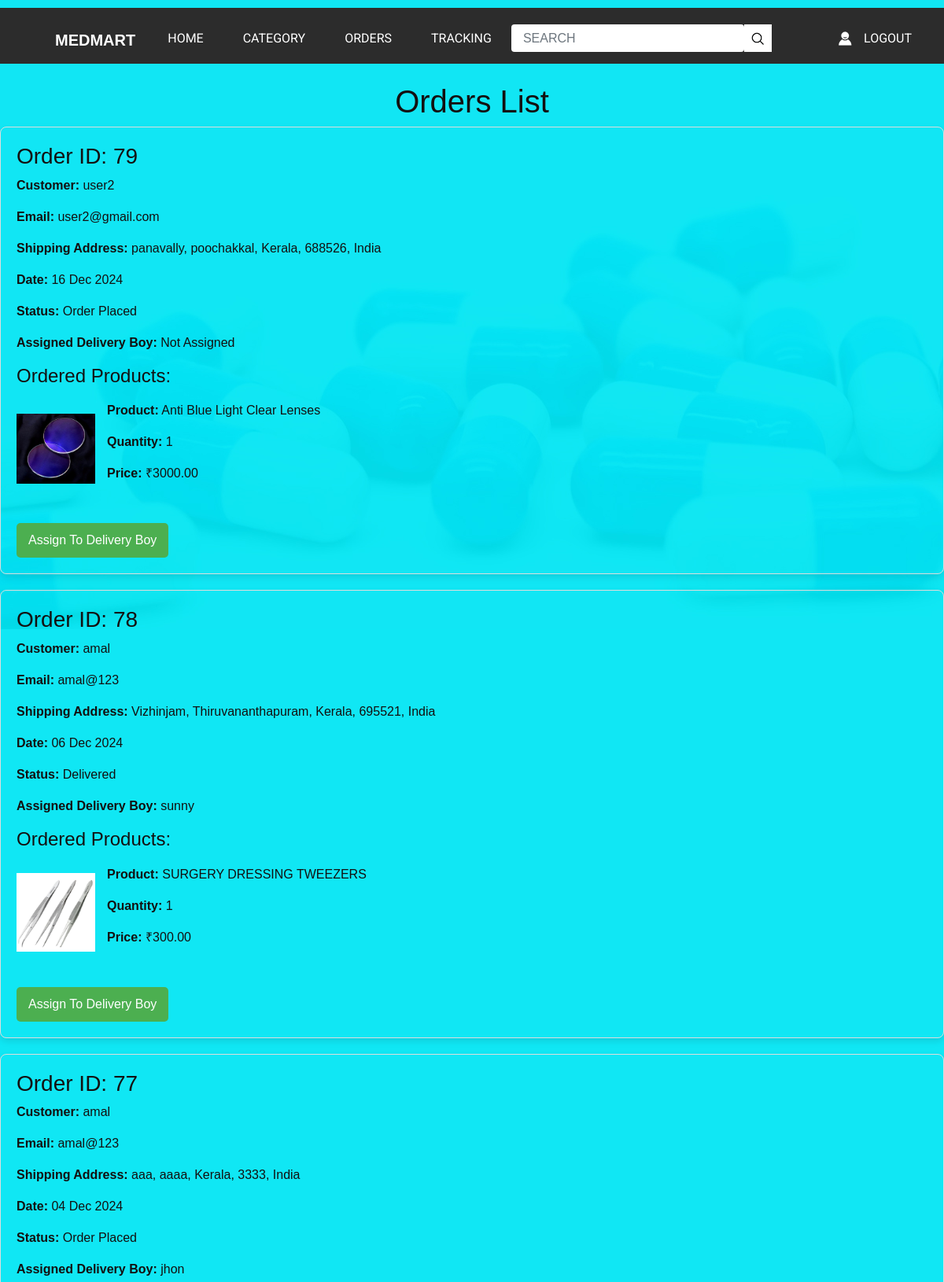
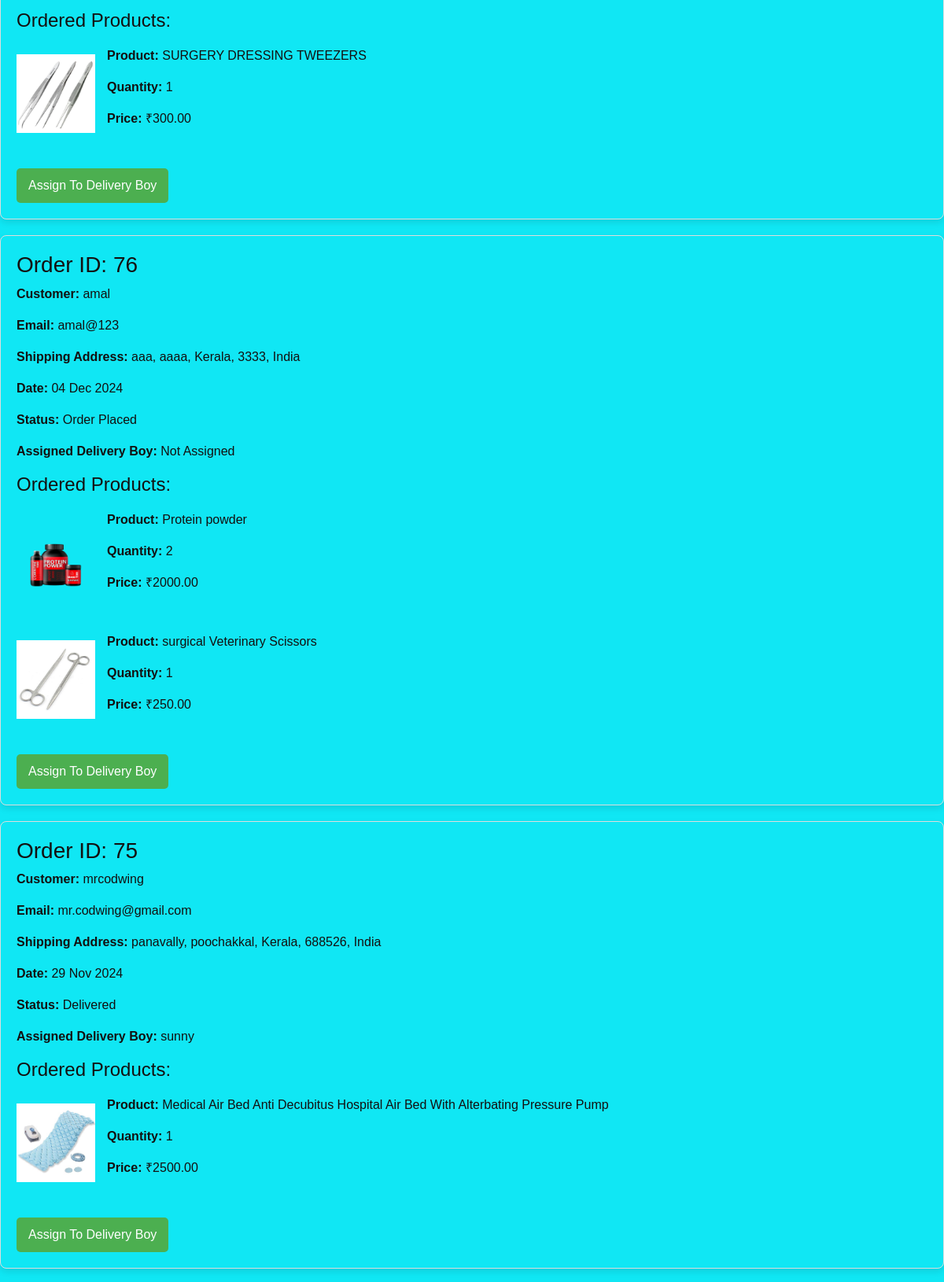
Page /orders_list (upper part) on the committed database (2 pictures, top to bottom).
### store/models.py (models this page shows, shortened)
class Order(models.Model):
    user = models.ForeignKey(User, on_delete=models.CASCADE, null=True)
    address = models.TextField(null=True)
    total_price = models.DecimalField(max_digits=10, decimal_places=2, null=True)
    created_at = models.DateTimeField(auto_now_add=True, null=True)  # Only keep one 'created_at'
    status = models.CharField(
        max_length=20,
        choices=[('Order Placed', 'Order Placed'), ('Pending', 'Pending'), ('shipped', 'shipped'), ('Out for Delivery', 'Out for Delivery') ,('Delivered', 'Delivered')],
        default='Order Placed',
        null=True,
    )
    delivered_at = models.DateTimeField(null=True, blank=True)
    delivery_boy_update = models.ForeignKey(User, on_delete=models.SET_NULL, null=True, blank=True, related_name='assigned_orders')
    latitude = models.DecimalField(max_digits=9, decimal_places=6, null=True, blank=True)  # Add latitude field
    longitude = models.DecimalField(max_digits=9, decimal_places=6, null=True, blank=True)  # Add longitude field

class OrderItem(models.Model):
    order = models.ForeignKey(Order, related_name='order_items', on_delete=models.CASCADE,null=True)
    product = models.ForeignKey(Product, on_delete=models.CASCADE,null=True)
    quantity = models.PositiveIntegerField(null=True)
    total_price = models.DecimalField(max_digits=10, decimal_places=2,null=True)

class Product(models.Model):
    category = models.ForeignKey(Category, on_delete=models.CASCADE, related_name='products', null=True)
    name = models.CharField(max_length=255, null=True)
    description = models.TextField(null=True)
    price = models.DecimalField(max_digits=10, decimal_places=2, null=True)
    image = models.ImageField(upload_to='images/', blank=True, null=True)
    created_at = models.DateTimeField(auto_now_add=True, null=True)
    updated_at = models.DateTimeField(auto_now=True,null=True)

### store/views.py (the view)
# urls.py: path('orders_list', store.views.orders_list, name='orders_list'),
def orders_list(request):
    orders = Order.objects.prefetch_related('order_items__product').order_by('-created_at')
    return render(request, 'extt/orders_list.html', {'orders': orders})

### store/context_processors.py (called while the page is built)
def cart_item_count(request):
    if request.user.is_authenticated:
        cart_items_count = CartItem.objects.filter(user=request.user).count()
    else:
        cart_items_count = 0
    return {'cart_items_count': cart_items_count}

### templates/extt/orders_list.html (shortened to what this page needs)
{% load static %}
<!DOCTYPE html>
<html>
<head>
  <link rel="stylesheet" type="text/css"
    href="https://cdnjs.cloudflare.com/ajax/libs/OwlCarousel2/2.1.3/assets/owl.carousel.min.css" />
  <link rel="stylesheet" href="https://cdnjs.cloudflare.com/ajax/libs/font-awesome/4.7.0/css/font-awesome.min.css">
  <link rel="stylesheet" type="text/css" href="{% static 'extt/css/bootstrap.css' %}" />
  <link href="{% static 'extt/css/style.css' %}" rel="stylesheet" />
  <link href="{% static 'extt/css/responsive.css' %}" rel="stylesheet" />
  <link rel="stylesheet" href="{% static 'extt/css/orders_list.css' %}">
</head>
<body>
  <div class="hero_area">
    <header class="header_section">
      <div class="container">
        <div class="top_contact-container">
        </div>
      </div>
      <div class="container-fluid">
        <nav class="navbar navbar-expand-lg custom_nav-container pt-3">
          <a class="navbar-brand" href="{% url 'admin_home' %}">
            <span>
              MEDMART
            </span>
          </a>
          <div class="collapse navbar-collapse" id="navbarSupportedContent">
            <div class="d-flex  flex-column flex-lg-row align-items-center w-100 justify-content-between">
              <ul class="navbar-nav  ">
                <li class="nav-item active">
                  <a class="nav-link" href="{% url 'admin_home' %}">Home <span class="sr-only">(current)</span></a>
                </li>
                <li class="nav-item">
                  <a class="nav-link" href="{% url 'category' %}"> Category </a>
                </li>
                <li class="nav-item">
                  <a class="nav-link" href="{% url 'orders_list' %}">Orders</a>
                </li>
                <li class="nav-item">
                  <a class="nav-link" href="{% url 'delivery_boy_details' %}">Tracking </a>
                </li>
              </ul>
              <form class="form-inline" method="GET" action="{% url 'search' %}">
                <input type="search" name="query" id="search-input" placeholder="Search" class="form-control">
                <button class="btn my-2 my-sm-0 nav_search-btn" type="submit"></button>
            </form>
              <div class="login_btn-contanier ml-0 ml-lg-5">
                <a class="nav-link" href="{% url 'logout' %}">
                  <img src="{% static 'extt/images/user.png' %}" alt="">
                  <span>
                    Logout
                  </span>
                </a>
              </div>
            </div>
          </div>
        </nav>
      </div>
    </header>
    <br>
    <h1><center>Orders List</center></h1>
    {% for order in orders %}
    <div class="order-container">
        <h3>Order ID: {{ order.id }}</h3>
        <p><strong>Customer:</strong> {{ order.user.username }} </p>
        <p><strong>Email:</strong> {{ order.user.email }} </p>
        <p><strong>Shipping Address:</strong> {{ order.address }}</p>
        <p><strong>Date:</strong> {{ order.created_at|date:"d M Y" }}</p>
        <p><strong>Status:</strong> {{ order.status }}</p>
        {% if order.delivery_boy_update %}
        <p><strong>Assigned Delivery Boy:</strong> {{ order.delivery_boy_update.username }}</p>
        {% else %}
        <p><strong>Assigned Delivery Boy:</strong> Not Assigned</p>
        {% endif %}
        <h4>Ordered Products:</h4>
        {% for item in order.order_items.all %}
        <div class="product-item">
            {% if item.product.image %}
                <img src="{{ item.product.image.url }}" alt="{{ item.product.name }}">
            {% else %}
                <img src="{% static 'extt/images/default-image.jpg' %}" alt="No image available">
            {% endif %}
            <div class="product-info">
                <p><strong>Product:</strong> {{ item.product.name }}</p>
                <p><strong>Quantity:</strong> {{ item.quantity }}</p>
                <p><strong>Price:</strong> ₹{{ item.total_price }}</p>
            </div>
        </div>
        {% endfor %}
        <a href="{% url 'assign_delivery_boy' order.id %}" class="button">Assign To Delivery Boy</a>
    </div>
    {% endfor %}
</body>
</html>

### static/extt/css/style.css (style rules this page uses)
body { font-family: "Poppins", sans-serif; color: #000000; background-color: #ffffff; }
.hero_area { height: 100vh; background-image: url(../images/hero-bg.jpg); }
.header_section .top_contact-container { display: -webkit-box; display: -ms-flexbox; display: flex; -webkit-box-pack: justify; -ms-flex-pack: justify; justify-content: space-between; padding: 5px 0; font-family: 'Roboto', sans-serif; }
.header_section .container-fluid { background-color: #2c2c2c; }
.header_section .container-fluid { padding-right: 25px; padding-left: 25px; }
.custom_nav-container.navbar-expand-lg .navbar-nav .nav-link { padding: 10px 25px; color: #ffffff; text-align: center; text-transform: uppercase; font-family: 'Roboto', sans-serif; }
a, a:hover, a:focus { text-decoration: none; }
.btn, .btn:focus { outline: none !important; -webkit-box-shadow: none; box-shadow: none; }
.navbar-brand, .navbar-brand:hover { text-transform: uppercase; font-weight: bold; font-size: 24px; color: #fafcfd; }
.custom_nav-container .nav_search-btn { background-image: url(../images/search-icon.png); background-size: 18px; background-repeat: no-repeat; background-position: center; width: 35px; height: 35px; padding: 0; border: none; border-radius: 0; }
.login_btn-contanier a { text-transform: uppercase; color: #ffffff; display: -webkit-box; display: -ms-flexbox; display: flex; -webkit-box-align: center; -ms-flex-align: center; align-items: center; font-family: 'Roboto', sans-serif; }
.login_btn-contanier a img { margin-right: 15px; }
.navbar-brand { display: -webkit-box; display: -ms-flexbox; display: flex; -webkit-box-align: center; -ms-flex-align: center; align-items: center; }
.navbar-brand span { font-size: 20px; font-weight: 700; color: #ffffff; margin-top: 5px; }
.custom_nav-container { z-index: 99999; padding: 10px 0; }
.custom_nav-container .form-inline { -webkit-box-flex: 1; -ms-flex-positive: 1; flex-grow: 1; -ms-flex-wrap: nowrap; flex-wrap: nowrap; }
.custom_nav-container .form-inline input { width: 84%; border: none; outline: none; padding: 4px; padding-left: 15px; text-transform: uppercase; height: 35px; background-color: #ffffff; }
.custom_nav-container .form-inline button { background-color: #ffffff; }

### static/extt/css/responsive.css (style rules this page uses)
@media (min-width: 1200px) { .container { max-width: 1170px; } }

### static/extt/css/orders_list.css (style rules this page uses)
* { margin: 0; padding: 0; box-sizing: border-box; }
body { font-family: Arial, sans-serif; background-color: #10e7f4; color: #131010; }
nav { display: flex; justify-content: space-between; align-items: center; background-color: #2c2c2c; padding: 20px; color: white; }
.order-container { border: 1px solid #ddd; border-radius: 8px; padding: 20px; margin-bottom: 20px; box-shadow: 0 4px 8px rgba(0, 0, 0, 0.1); }
.product-item { display: flex; align-items: center; margin-bottom: 15px; }
.product-item img { width: 100px; height: auto; margin-right: 15px; }
.order-info, .product-info { margin: 10px 0; }
.button { padding: 10px 15px; background-color: #4CAF50; color: white; border: none; border-radius: 5px; text-align: center; text-decoration: none; display: inline-block; margin-top: 10px; }

### rows in the picture
Order: id "79", user.username "user2", user.email "user2@gmail.com", address "panavally, poochakkal, Kerala, 688526, India", created_at "16 Dec 2024", status "Order Placed", shows "Assigned Delivery Boy:"
OrderItem: product.image (picture), product.name "Anti Blue Light Clear Lenses", quantity "1", total_price "3000.00"
Order: id "78", user.username "amal", user.email "amal@123", address "Vizhinjam, Thiruvananthapuram, Kerala, 695521, India", created_at "06 Dec 2024", status "Delivered", delivery_boy_update.username "sunny"
OrderItem: product.image (picture), product.name "SURGERY DRESSING TWEEZERS", quantity "1", total_price "300.00"
Order: id "77", user.username "amal", user.email "amal@123", address "aaa, aaaa, Kerala, 3333, India", created_at "04 Dec 2024", status "Order Placed", delivery_boy_update.username "jhon"
OrderItem: product.image (picture), product.name "SURGERY DRESSING TWEEZERS", quantity "1", total_price "300.00"
Order: id "76", user.username "amal", user.email "amal@123", address "aaa, aaaa, Kerala, 3333, India", created_at "04 Dec 2024", status "Order Placed", shows "Assigned Delivery Boy:"
OrderItem: product.image (picture), product.name "Protein powder", quantity "2", total_price "2000.00"
OrderItem: product.image (picture), product.name "surgical Veterinary Scissors", quantity "1", total_price "250.00"
Order: id "75", user.username "mrcodwing", user.email "mr.codwing@gmail.com", address "panavally, poochakkal, Kerala, 688526, India", created_at "29 Nov 2024", status "Delivered", delivery_boy_update.username "sunny"
OrderItem: product.image (picture), product.name "Medical Air Bed Anti Decubitus Hospital Air Bed With Alterbating Pressure Pump", quantity "1", total_price "2500.00"
